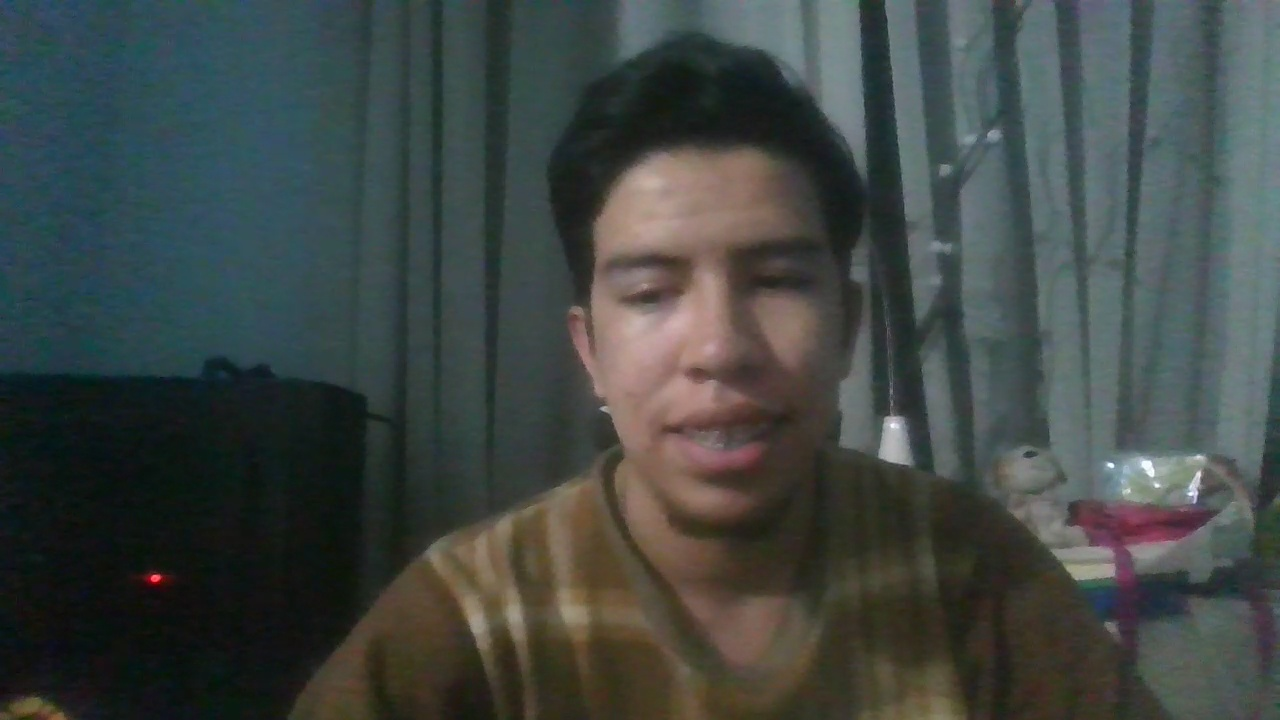
#> input picture data/extracted_frames/prueba1/frame_000016_t0.96.jpg, 1280 x 720 px; its folder holds only this picture in this run
$ python -i face_emotion_day2.py   (imports and definitions only)
#> lines starting #> are read from the running program, lines starting #| are printed output that depends on the picture
#> further down, picture is the input picture: shape (720, 1280, 3); mean B, G, R 68.5, 71.1, 64
import os
import re
import json
from typing import Dict, List, Optional, Any

import cv2
from deepface import DeepFace


_TIME_RE = re.compile(r"_t([0-9]+(?:\.[0-9]+)?)\.jpg$", re.IGNORECASE)


# [8 lines left out: function _frame_time_from_name, not called in this run]


def _enhance_clahe_bgr(img_bgr):
    # mejora iluminación de forma barata y estable
    lab = cv2.cvtColor(img_bgr, cv2.COLOR_BGR2LAB)
#> lab: shape (720, 1280, 3); mean of channels 0, 1, 2 74.3, 125.1, 128.8
    l, a, b = cv2.split(lab)
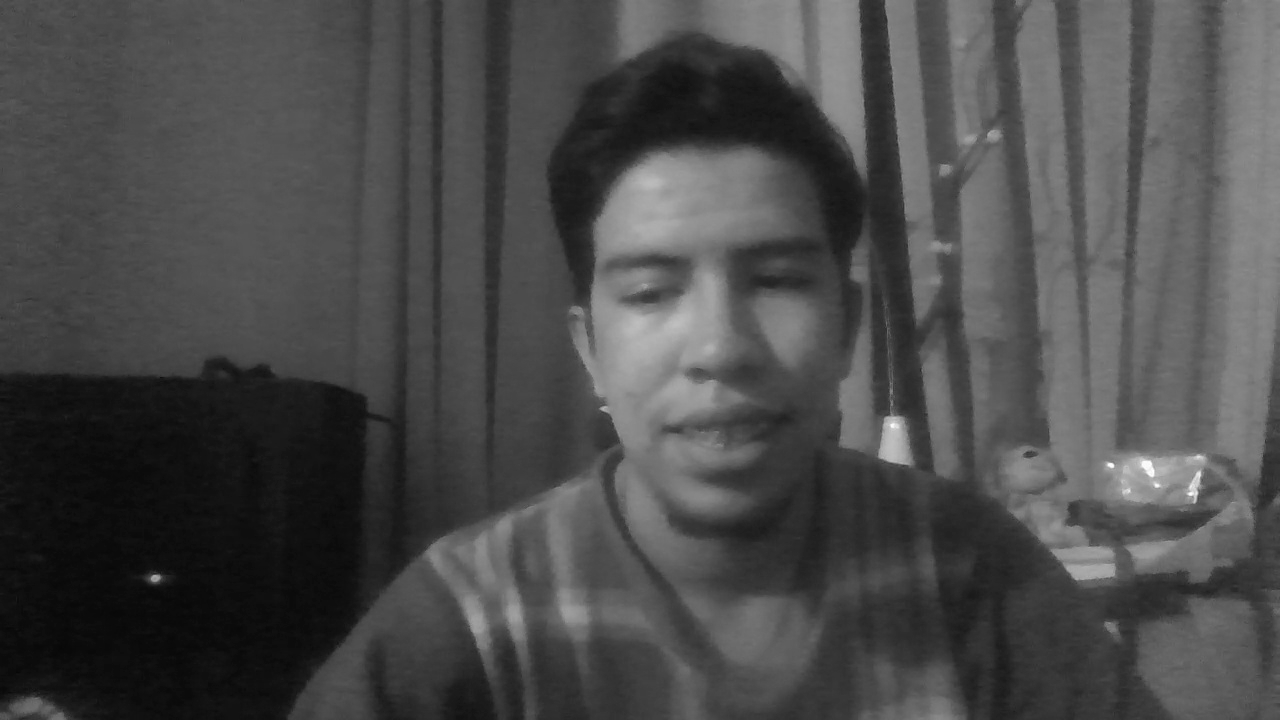
#> l: shape (720, 1280); min 7, max 254, mean 74.3
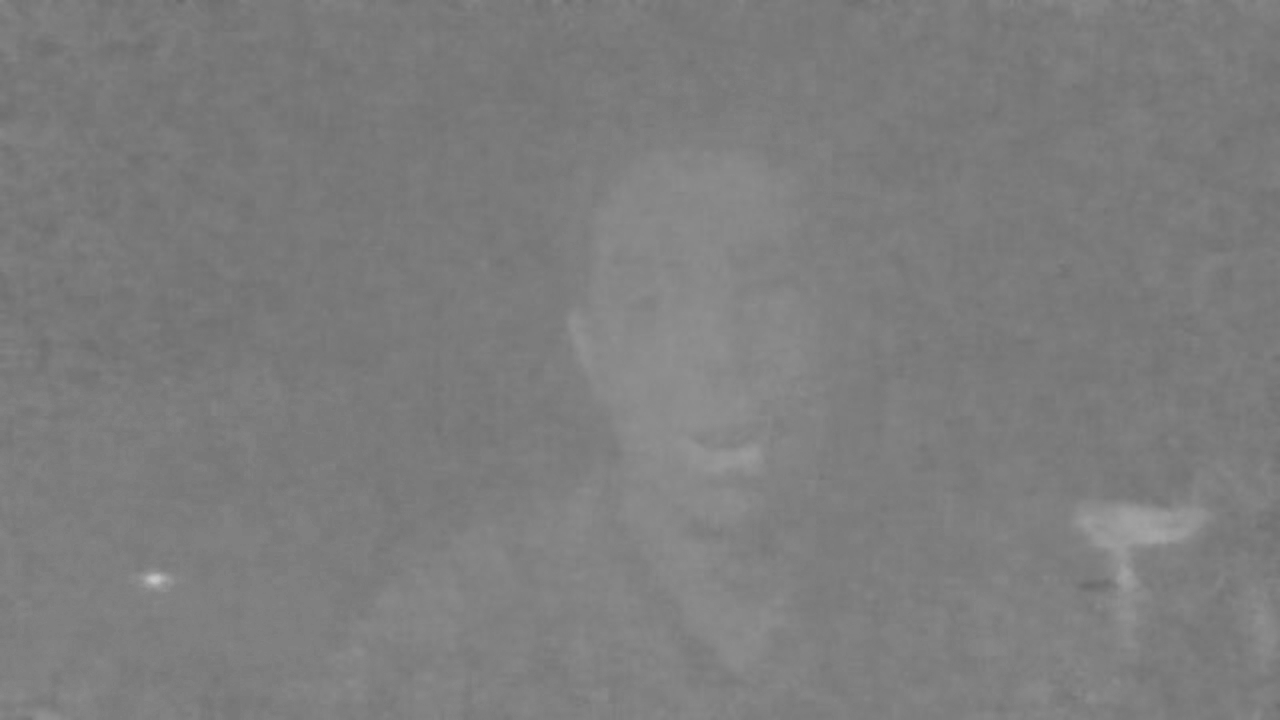
#> a: shape (720, 1280); min 105, max 198, mean 125.1
    clahe = cv2.createCLAHE(clipLimit=2.0, tileGridSize=(8, 8))
    l2 = clahe.apply(l)
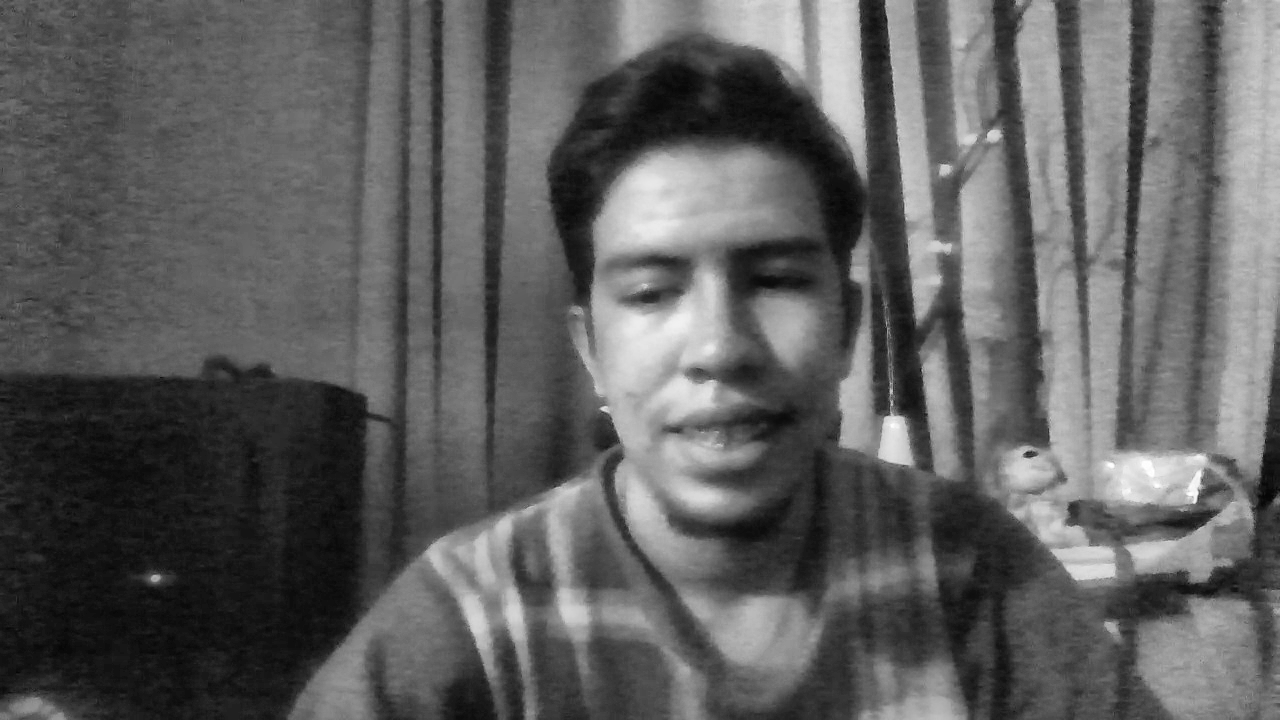
#> l2: shape (720, 1280); min 5, max 255, mean 94.6
    return cv2.cvtColor(cv2.merge((l2, a, b)), cv2.COLOR_LAB2BGR)
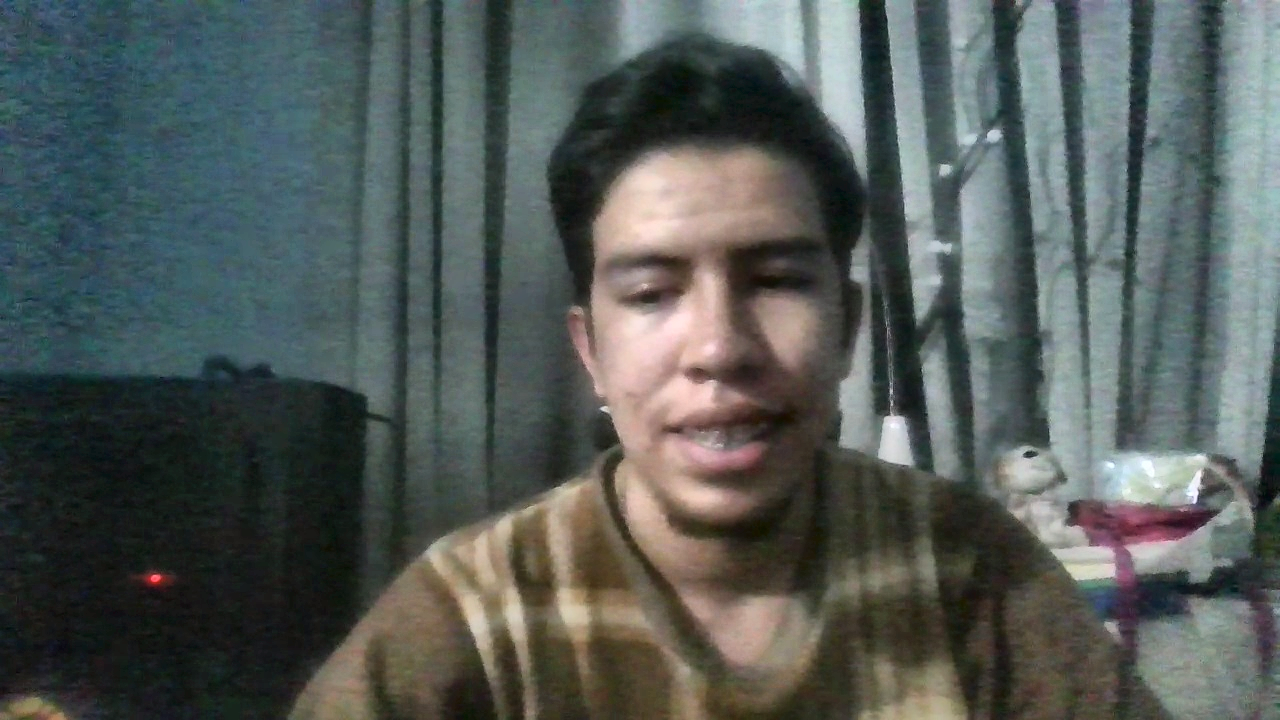
#> returned value: shape (720, 1280, 3); mean B, G, R 88, 90.7, 83.6


# [85 lines left out: functions _to_float_dict, analyze_frames_dir, save_json, not called in this run]

>>> import cv2
>>> picture = cv2.imread('../data/extracted_frames/prueba1/frame_000016_t0.96.jpg')
>>> result = _enhance_clahe_bgr(picture)
